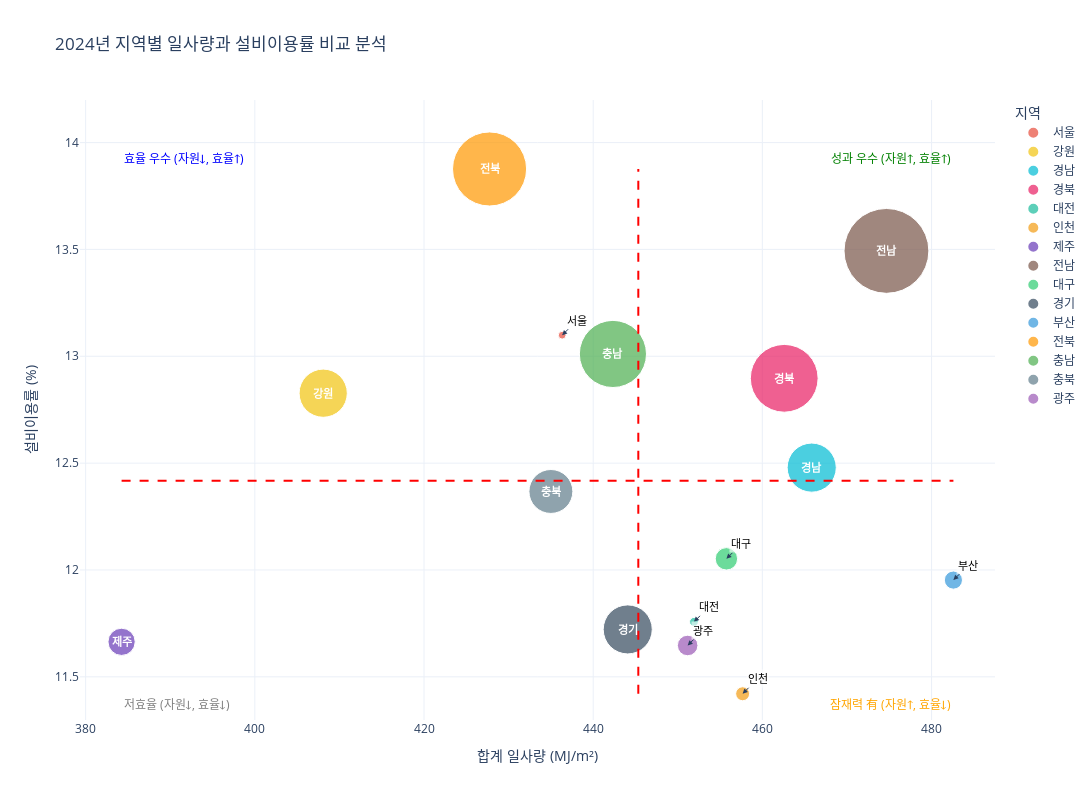

Notebook cell for this chart:
### Code cell
# 이용률 / 일사량 버블 차트 시각화

df = pd.read_excel("dataset/최종일사량합친데이터.xlsx")
df_2024 = df[df["연도"] == 2024].copy()

# 버블 크기 (설비용량 기반, 최소값 보정)
df_2024["설비용량"] = df_2024["설비용량(MW)"].apply(lambda v: max(50, float(v)))

# 숫자형 변환
x = pd.to_numeric(df_2024["일사량(MJ/m2)"], errors="coerce")
y = pd.to_numeric(df_2024["설비이용률(%)"], errors="coerce")

xmin, xmax = float(x.min()), float(x.max())
ymin, ymax = float(y.min()), float(y.max())
padx = (xmax - xmin) * 0.05
pady = (ymax - ymin) * 0.05

mean_x = x.mean()
mean_y = y.mean()

# color map 설정
color_map = {
    "서울": "#E74C3C",
    "부산": "#3498DB",
    "대구": "#2ECC71",
    "인천": "#F39C12",
    "광주": "#9B59B6",
    "대전": "#1ABC9C",
    "울산": "#E67E22",
    "경기": "#34495E",
    "강원": "#F1C40F",
    "경북": "#E91E63",
    "경남": "#00BCD4",
    "전북": "#FF9800",
    "전남": "#795548",
    "충북": "#607D8B",
    "충남": "#4CAF50",
    "제주": "#673AB7"
}

# 산점도
fig = px.scatter(
    df_2024,
    x="일사량(MJ/m2)",
    y="설비이용률(%)",
    size="설비용량",
    color="지역",
    hover_name="지역",
    text="지역",
    size_max=60,
    title="2024년 지역별 일사량과 설비이용률 비교 분석",
    color_discrete_map=color_map
)

# 기본 텍스트 제거 (조건부로 다시 추가)
fig.update_traces(text=None)

# 큰/작은 버블 라벨 처리
THRESH = 500  # 작은 버블 기준 (MW)

for _, row in df_2024.iterrows():
    if row["설비용량"] >= THRESH:
        # 큰 버블 → 중앙에 흰 글자(굵게 보이게 HTML 태그 사용)
        fig.add_annotation(
            x=row["일사량(MJ/m2)"],
            y=row["설비이용률(%)"],
            text=f"<b>{row['지역']}</b>",
            showarrow=False,
            font=dict(color="white", size=11)
        )
    else:
        # 작은 버블 → 바깥쪽 라벨 + 화살표
        fig.add_annotation(
            x=row["일사량(MJ/m2)"],
            y=row["설비이용률(%)"],
            text=row["지역"],
            showarrow=True, arrowhead=2,
            ax=15, ay=-15,
            font=dict(color="black", size=11),
            bgcolor="rgba(255,255,255,0.6)"
        )

# 크기 설정
fig.update_layout(width=1300,height=800)

# 평균선
fig.add_shape(type="line", x0=mean_x, y0=ymin, x1=mean_x, y1=ymax,
                line=dict(color="red", dash="dash", width=2))
fig.add_shape(type="line", x0=xmin, y0=mean_y, x1=xmax, y1=mean_y,
                line=dict(color="red", dash="dash", width=2))

# 사분면 라벨
fig.add_annotation(x=xmax, y=ymax, text="성과 우수 (자원↑, 효율↑)",
                    showarrow=False, font=dict(color="green"), xanchor="right", yanchor="bottom")
fig.add_annotation(x=xmin, y=ymax, text="효율 우수 (자원↓, 효율↑)",
                    showarrow=False, font=dict(color="blue"), xanchor="left", yanchor="bottom")
fig.add_annotation(x=xmax, y=ymin, text="잠재력 有 (자원↑, 효율↓)",
                    showarrow=False, font=dict(color="orange"), xanchor="right", yanchor="top")
fig.add_annotation(x=xmin, y=ymin, text="저효율 (자원↓, 효율↓)",
                    showarrow=False, font=dict(color="grey"), xanchor="left", yanchor="top")

# 축 범위
fig.update_xaxes(range=[xmin - padx, xmax + padx], title="합계 일사량 (MJ/m²)")
fig.update_yaxes(range=[ymin - pady, ymax + pady + 0.2], title="설비이용률 (%)")
fig.update_layout(template="plotly_white")

fig.show()

### Figure 1 — Plotly figure (JSON) as saved in the notebook; plotly's stock layout.template omitted (floating-point values rounded to 4 significant figures)
{"data": [{"hovertemplate": "<b>%{hovertext}</b><br><br>지역=%{text}<br>일사량(MJ/m2)=%{x}<br>설비이용률(%)=%{y}<br>설비용량=%{marker.size}<extra></extra>", "hovertext": ["서울"], "legendgroup": "서울", "marker": {"color": "#E74C3C", "size": [50.0], "sizemode": "area", "sizeref": 1.673, "symbol": "circle"}, "mode": "markers+text", "name": "서울", "orientation": "v", "showlegend": true, "type": "scatter", "x": [436.3], "xaxis": "x", "y": [13.1], "yaxis": "y"}, {"hovertemplate": "<b>%{hovertext}</b><br><br>지역=%{text}<br>일사량(MJ/m2)=%{x}<br>설비이용률(%)=%{y}<br>설비용량=%{marker.size}<extra></extra>", "hovertext": ["강원"], "legendgroup": "강원", "marker": {"color": "#F1C40F", "size": [1943.0], "sizemode": "area", "sizeref": 1.673, "symbol": "circle"}, "mode": "markers+text", "name": "강원", "orientation": "v", "showlegend": true, "type": "scatter", "x": [408.1], "xaxis": "x", "y": [12.83], "yaxis": "y"}, {"hovertemplate": "<b>%{hovertext}</b><br><br>지역=%{text}<br>일사량(MJ/m2)=%{x}<br>설비이용률(%)=%{y}<br>설비용량=%{marker.size}<extra></extra>", "hovertext": ["경남"], "legendgroup": "경남", "marker": {"color": "#00BCD4", "size": [2016.0], "sizemode": "area", "sizeref": 1.673, "symbol": "circle"}, "mode": "markers+text", "name": "경남", "orientation": "v", "showlegend": true, "type": "scatter", "x": [465.8], "xaxis": "x", "y": [12.48], "yaxis": "y"}, {"hovertemplate": "<b>%{hovertext}</b><br><br>지역=%{text}<br>일사량(MJ/m2)=%{x}<br>설비이용률(%)=%{y}<br>설비용량=%{marker.size}<extra></extra>", "hovertext": ["경북"], "legendgroup": "경북", "marker": {"color": "#E91E63", "size": [3842.0], "sizemode": "area", "sizeref": 1.673, "symbol": "circle"}, "mode": "markers+text", "name": "경북", "orientation": "v", "showlegend": true, "type": "scatter", "x": [462.6], "xaxis": "x", "y": [12.9], "yaxis": "y"}, {"hovertemplate": "<b>%{hovertext}</b><br><br>지역=%{text}<br>일사량(MJ/m2)=%{x}<br>설비이용률(%)=%{y}<br>설비용량=%{marker.size}<extra></extra>", "hovertext": ["대전"], "legendgroup": "대전", "marker": {"color": "#1ABC9C", "size": [65.0], "sizemode": "area", "sizeref": 1.673, "symbol": "circle"}, "mode": "markers+text", "name": "대전", "orientation": "v", "showlegend": true, "type": "scatter", "x": [451.9], "xaxis": "x", "y": [11.76], "yaxis": "y"}, {"hovertemplate": "<b>%{hovertext}</b><br><br>지역=%{text}<br>일사량(MJ/m2)=%{x}<br>설비이용률(%)=%{y}<br>설비용량=%{marker.size}<extra></extra>", "hovertext": ["인천"], "legendgroup": "인천", "marker": {"color": "#F39C12", "size": [163.0], "sizemode": "area", "sizeref": 1.673, "symbol": "circle"}, "mode": "markers+text", "name": "인천", "orientation": "v", "showlegend": true, "type": "scatter", "x": [457.7], "xaxis": "x", "y": [11.42], "yaxis": "y"}, {"hovertemplate": "<b>%{hovertext}</b><br><br>지역=%{text}<br>일사량(MJ/m2)=%{x}<br>설비이용률(%)=%{y}<br>설비용량=%{marker.size}<extra></extra>", "hovertext": ["제주"], "legendgroup": "제주", "marker": {"color": "#673AB7", "size": [621.0], "sizemode": "area", "sizeref": 1.673, "symbol": "circle"}, "mode": "markers+text", "name": "제주", "orientation": "v", "showlegend": true, "type": "scatter", "x": [384.2], "xaxis": "x", "y": [11.66], "yaxis": "y"}, {"hovertemplate": "<b>%{hovertext}</b><br><br>지역=%{text}<br>일사량(MJ/m2)=%{x}<br>설비이용률(%)=%{y}<br>설비용량=%{marker.size}<extra></extra>", "hovertext": ["전남"], "legendgroup": "전남", "marker": {"color": "#795548", "size": [6023.0], "sizemode": "area", "sizeref": 1.673, "symbol": "circle"}, "mode": "markers+text", "name": "전남", "orientation": "v", "showlegend": true, "type": "scatter", "x": [474.7], "xaxis": "x", "y": [13.49], "yaxis": "y"}, {"hovertemplate": "<b>%{hovertext}</b><br><br>지역=%{text}<br>일사량(MJ/m2)=%{x}<br>설비이용률(%)=%{y}<br>설비용량=%{marker.size}<extra></extra>", "hovertext": ["대구"], "legendgroup": "대구", "marker": {"color": "#2ECC71", "size": [420.0], "sizemode": "area", "sizeref": 1.673, "symbol": "circle"}, "mode": "markers+text", "name": "대구", "orientation": "v", "showlegend": true, "type": "scatter", "x": [455.8], "xaxis": "x", "y": [12.05], "yaxis": "y"}, {"hovertemplate": "<b>%{hovertext}</b><br><br>지역=%{text}<br>일사량(MJ/m2)=%{x}<br>설비이용률(%)=%{y}<br>설비용량=%{marker.size}<extra></extra>", "hovertext": ["경기"], "legendgroup": "경기", "marker": {"color": "#34495E", "size": [2012.0], "sizemode": "area", "sizeref": 1.673, "symbol": "circle"}, "mode": "markers+text", "name": "경기", "orientation": "v", "showlegend": true, "type": "scatter", "x": [444.1], "xaxis": "x", "y": [11.72], "yaxis": "y"}, {"hovertemplate": "<b>%{hovertext}</b><br><br>지역=%{text}<br>일사량(MJ/m2)=%{x}<br>설비이용률(%)=%{y}<br>설비용량=%{marker.size}<extra></extra>", "hovertext": ["부산"], "legendgroup": "부산", "marker": {"color": "#3498DB", "size": [275.0], "sizemode": "area", "sizeref": 1.673, "symbol": "circle"}, "mode": "markers+text", "name": "부산", "orientation": "v", "showlegend": true, "type": "scatter", "x": [482.6], "xaxis": "x", "y": [11.95], "yaxis": "y"}, {"hovertemplate": "<b>%{hovertext}</b><br><br>지역=%{text}<br>일사량(MJ/m2)=%{x}<br>설비이용률(%)=%{y}<br>설비용량=%{marker.size}<extra></extra>", "hovertext": ["전북"], "legendgroup": "전북", "marker": {"color": "#FF9800", "size": [4590.0], "sizemode": "area", "sizeref": 1.673, "symbol": "circle"}, "mode": "markers+text", "name": "전북", "orientation": "v", "showlegend": true, "type": "scatter", "x": [427.8], "xaxis": "x", "y": [13.88], "yaxis": "y"}, {"hovertemplate": "<b>%{hovertext}</b><br><br>지역=%{text}<br>일사량(MJ/m2)=%{x}<br>설비이용률(%)=%{y}<br>설비용량=%{marker.size}<extra></extra>", "hovertext": ["충남"], "legendgroup": "충남", "marker": {"color": "#4CAF50", "size": [3772.0], "sizemode": "area", "sizeref": 1.673, "symbol": "circle"}, "mode": "markers+text", "name": "충남", "orientation": "v", "showlegend": true, "type": "scatter", "x": [442.3], "xaxis": "x", "y": [13.01], "yaxis": "y"}, {"hovertemplate": "<b>%{hovertext}</b><br><br>지역=%{text}<br>일사량(MJ/m2)=%{x}<br>설비이용률(%)=%{y}<br>설비용량=%{marker.size}<extra></extra>", "hovertext": ["충북"], "legendgroup": "충북", "marker": {"color": "#607D8B", "size": [1613.0], "sizemode": "area", "sizeref": 1.673, "symbol": "circle"}, "mode": "markers+text", "name": "충북", "orientation": "v", "showlegend": true, "type": "scatter", "x": [435.0], "xaxis": "x", "y": [12.37], "yaxis": "y"}, {"hovertemplate": "<b>%{hovertext}</b><br><br>지역=%{text}<br>일사량(MJ/m2)=%{x}<br>설비이용률(%)=%{y}<br>설비용량=%{marker.size}<extra></extra>", "hovertext": ["광주"], "legendgroup": "광주", "marker": {"color": "#9B59B6", "size": [353.0], "sizemode": "area", "sizeref": 1.673, "symbol": "circle"}, "mode": "markers+text", "name": "광주", "orientation": "v", "showlegend": true, "type": "scatter", "x": [451.2], "xaxis": "x", "y": [11.65], "yaxis": "y"}], "layout": {"annotations": [{"arrowhead": 2, "ax": 15, "ay": -15, "bgcolor": "rgba(255,255,255,0.6)", "font": {"color": "black", "size": 11}, "showarrow": true, "text": "서울", "x": 436.3, "y": 13.1}, {"font": {"color": "white", "size": 11}, "showarrow": false, "text": "<b>강원</b>", "x": 408.1, "y": 12.83}, {"font": {"color": "white", "size": 11}, "showarrow": false, "text": "<b>경남</b>", "x": 465.8, "y": 12.48}, {"font": {"color": "white", "size": 11}, "showarrow": false, "text": "<b>경북</b>", "x": 462.6, "y": 12.9}, {"arrowhead": 2, "ax": 15, "ay": -15, "bgcolor": "rgba(255,255,255,0.6)", "font": {"color": "black", "size": 11}, "showarrow": true, "text": "대전", "x": 451.9, "y": 11.76}, {"arrowhead": 2, "ax": 15, "ay": -15, "bgcolor": "rgba(255,255,255,0.6)", "font": {"color": "black", "size": 11}, "showarrow": true, "text": "인천", "x": 457.7, "y": 11.42}, {"font": {"color": "white", "size": 11}, "showarrow": false, "text": "<b>제주</b>", "x": 384.2, "y": 11.66}, {"font": {"color": "white", "size": 11}, "showarrow": false, "text": "<b>전남</b>", "x": 474.7, "y": 13.49}, {"arrowhead": 2, "ax": 15, "ay": -15, "bgcolor": "rgba(255,255,255,0.6)", "font": {"color": "black", "size": 11}, "showarrow": true, "text": "대구", "x": 455.8, "y": 12.05}, {"font": {"color": "white", "size": 11}, "showarrow": false, "text": "<b>경기</b>", "x": 444.1, "y": 11.72}, {"arrowhead": 2, "ax": 15, "ay": -15, "bgcolor": "rgba(255,255,255,0.6)", "font": {"color": "black", "size": 11}, "showarrow": true, "text": "부산", "x": 482.6, "y": 11.95}, {"font": {"color": "white", "size": 11}, "showarrow": false, "text": "<b>전북</b>", "x": 427.8, "y": 13.88}, {"font": {"color": "white", "size": 11}, "showarrow": false, "text": "<b>충남</b>", "x": 442.3, "y": 13.01}, {"font": {"color": "white", "size": 11}, "showarrow": false, "text": "<b>충북</b>", "x": 435, "y": 12.37}, {"arrowhead": 2, "ax": 15, "ay": -15, "bgcolor": "rgba(255,255,255,0.6)", "font": {"color": "black", "size": 11}, "showarrow": true, "text": "광주", "x": 451.2, "y": 11.65}, {"font": {"color": "green"}, "showarrow": false, "text": "성과 우수 (자원↑, 효율↑)", "x": 482.6, "xanchor": "right", "y": 13.88, "yanchor": "bottom"}, {"font": {"color": "blue"}, "showarrow": false, "text": "효율 우수 (자원↓, 효율↑)", "x": 384.2, "xanchor": "left", "y": 13.88, "yanchor": "bottom"}, {"font": {"color": "orange"}, "showarrow": false, "text": "잠재력 有 (자원↑, 효율↓)", "x": 482.6, "xanchor": "right", "y": 11.42, "yanchor": "top"}, {"font": {"color": "grey"}, "showarrow": false, "text": "저효율 (자원↓, 효율↓)", "x": 384.2, "xanchor": "left", "y": 11.42, "yanchor": "top"}], "height": 800, "legend": {"itemsizing": "constant", "title": {"text": "지역"}, "tracegroupgap": 0}, "shapes": [{"line": {"color": "red", "dash": "dash", "width": 2}, "type": "line", "x0": 445.3, "x1": 445.3, "y0": 11.42, "y1": 13.88}, {"line": {"color": "red", "dash": "dash", "width": 2}, "type": "line", "x0": 384.2, "x1": 482.6, "y0": 12.42, "y1": 12.42}], "title": {"text": "2024년 지역별 일사량과 설비이용률 비교 분석"}, "width": 1300, "xaxis": {"anchor": "y", "domain": [0, 1], "range": [379.3, 487.5], "title": {"text": "합계 일사량 (MJ/m²)"}}, "yaxis": {"anchor": "x", "domain": [0, 1], "range": [11.3, 14.2], "title": {"text": "설비이용률 (%)"}}}}
